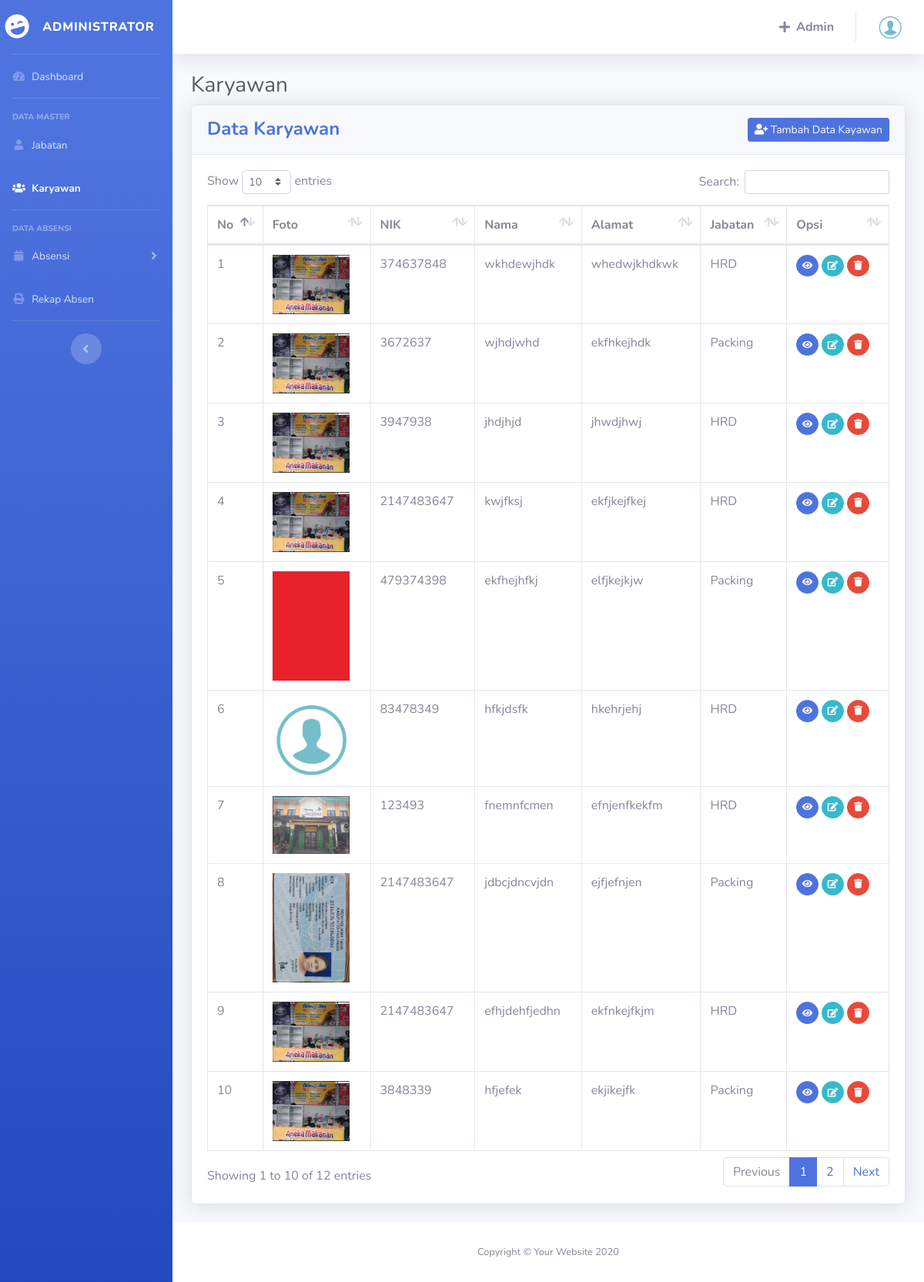
The app's page /karyawan/index.php (signed in) with its own data.
### tables this page shows
CREATE TABLE `karyawan` (
  `id_karyawan` int(11) NOT NULL,
  `nik` int(11) NOT NULL,
  `nama` varchar(100) NOT NULL,
  `ttl` date NOT NULL,
  `jk` varchar(100) NOT NULL,
  `alamat` varchar(250) NOT NULL,
  `notlp` int(11) NOT NULL,
  `kd_jabatan` varchar(100) NOT NULL,
  `tgl_pendaftaran` date NOT NULL,
  `agama` varchar(100) NOT NULL,
  `foto` text NOT NULL
);

CREATE TABLE `jabatan` (
  `kd_jabatan` varchar(100) NOT NULL,
  `nama_jabatan` varchar(50) NOT NULL
);

### karyawan/index.php (the view, shortened to what this page needs)
<?php
$header = 'karyawan';
include '../layout/header.php';
$batas = 4;
$halaman = isset($_GET['halaman']) ? (int)$_GET['halaman'] : 1;
$halaman_awal = ($halaman > 1) ? ($halaman * $batas) - $batas : 0;
if (isset($_POST['cari'])) {
    $cari = $_POST['nama'];
    $filter = mysqli_real_escape_string($koneski, $_POST['jabatan']);
    $query = mysqli_query($koneski, "SELECT * FROM karyawan INNER JOIN jabatan ON karyawan.kd_jabatan = jabatan.kd_jabatan WHERE nama like '%$cari%' OR karyawan.kd_jabatan = '$filter'");
} else {
    $query = mysqli_query($koneski, "SELECT * FROM karyawan INNER JOIN jabatan ON karyawan.kd_jabatan = jabatan.kd_jabatan");
}
$no = 1 + $halaman_awal;
?>
<div class="container-fluid">
    <h1 class="h3 mb-2 text-gray-800">Karyawan</h1>
    <div class="card shadow mb-4">
        <div class="card-header py-3">
            <h4 class="m-0 font-weight-bold text-primary">Data Karyawan
                <a class="btn btn-sm btn-primary float-right" href="tambah.php"><i class="fa fa-user-plus" aria-hidden="true"></i> Tambah
                    Data
                    Kayawan</a>
            </h4>
        </div>
        <div class="card-body">
            <div class="table-responsive">
                <table class="table table-bordered" width="100%" id="dataTable" cellspacing="0">
                    <thead>
                        <tr>
                            <th>No</th>
                            <th>Foto</th>
                            <th>NIK</th>
                            <th>Nama</th>
                            <th>Alamat</th>
                            <th>Jabatan</th>
                            <th>Opsi</th>
                        </tr>
                    </thead>
                    <tbody>
                        <?php while ($value = mysqli_fetch_array($query)) {
                        ?>
                            <tr>
                                <td><?= $no++; ?></td>
                                <td><img src="../Image/<?= $value['foto']; ?>" style="width: 100px;"></td>
                                <td><?= $value['nik']; ?></td>
                                <td><?= $value['nama']; ?></td>
                                <td><?= $value['alamat']; ?></td>
                                <td><?= $value['nama_jabatan']; ?></td>
                                <td>
                                    <a href="detail.php?nik=<?= $value['nik']; ?>" class="btn btn-primary btn-circle btn-sm">
                                        <i class="fa fa-eye"></i>
                                    </a>
                                    <a href="edit.php?id=<?= $value['id_karyawan']; ?>" class="btn btn-info btn-circle btn-sm">
                                        <i class="fa fa-edit"></i>
                                    </a>
                                    <a href="delete.php?id=<?= $value['id_karyawan']; ?>" class="btn btn-danger btn-circle btn-sm" onclick="return confirm('Yakin ingin menghapus ?')">
                                        <i class="fas fa-trash"></i>
                                    </a>
                                </td>
                            </tr>
                        <?php } ?>
                    </tbody>
                </table>
            </div>
        </div>
    </div>
</div>
<?php include '../layout/footer.php'; ?>

### layout/header.php (shortened to what this page needs)
<!DOCTYPE html>
<html lang="en">
<head>
    <link href="../vendor/fontawesome-free/css/all.min.css" rel="stylesheet" type="text/css">
    <link href="../css/sb-admin-2.min.css" rel="stylesheet">
    <link href="../vendor/datatables/dataTables.bootstrap4.min.css" rel="stylesheet">
</head>
<body id="page-top">
    <div id="wrapper">
        <ul class="navbar-nav bg-gradient-primary sidebar sidebar-dark accordion" id="accordionSidebar">
            <a class="sidebar-brand d-flex align-items-center justify-content-center" href="index.html">
                <div class="sidebar-brand-icon rotate-n-15">
                    <i class="fas fa-laugh-wink"></i>
                </div>
                <div class="sidebar-brand-text mx-3">Administrator</div>
            </a>
            <hr class="sidebar-divider my-0">
            <li class="nav-item <?php if ($header == "dashboard") {
                                    echo "active";
                                } ?>">
                <a class="nav-link" href="../dashboard/index.php">
                    <i class="fas fa-fw fa-tachometer-alt"></i>
                    <span>Dashboard</span></a>
            </li>
            <hr class="sidebar-divider">
            <div class="sidebar-heading">
                Data Master
            </div>
            <li class="nav-item <?php if ($header == "jabatan") {
                                    echo "active";
                                } ?>">
                <a class="nav-link" href="../jabatan/index.php">
                    <i class="fas fa-fw fa-user"></i>
                    <span>Jabatan</span></a>
            </li>
            <li class="nav-item <?php if ($header == "karyawan") {
                                    echo "active";
                                } ?>">
                <a class="nav-link" href="../karyawan/index.php">
                    <i class="fas fa-fw fa-users"></i>
                    <span>Karyawan</span></a>
            </li>
            <hr class="sidebar-divider">
            <div class="sidebar-heading">
                Data Absensi
            </div>
            <li class="nav-item <?php if ($header == "absensi") {
                                    echo "active";
                                } ?>">
                <a class="nav-link collapsed" href="#" data-toggle="collapse" data-target="#collapseTwo" aria-expanded="true" aria-controls="collapseTwo">
                    <i class="fas fa-fw fa-calendar"></i>
                    <span>Absensi</span>
                </a>
            </li>
            <li class="nav-item <?php if ($header == "rekap") {
                                    echo "active";
                                } ?>">
                <a class="nav-link" href="../rekap/index.php">
                    <i class="fas fa-fw fa-print"></i>
                    <span>Rekap Absen</span></a>
            </li>
            <hr class="sidebar-divider d-none d-md-block">
            <div class="text-center d-none d-md-inline">
                <button class="rounded-circle border-0" id="sidebarToggle"></button>
            </div>
        </ul>
        <div id="content-wrapper" class="d-flex flex-column">
            <div id="content">
                <nav class="navbar navbar-expand navbar-light bg-white topbar mb-4 static-top shadow">
                    <ul class="navbar-nav ml-auto">
                        <li class="nav-item">
                            <a class="nav-link" href="../admin/index.php">
                                <i class="fas fa-plus fa-faw text-gray-600"></i>
                                <span class="font-weight-bold text-gray-600"> &ensp;Admin </span>
                            </a>
                        </li>
                        <li class="nav-item dropdown no-arrow">
                            <a class="nav-link dropdown-toggle" href="#" id="userDropdown" role="button" data-toggle="dropdown" aria-haspopup="true" aria-expanded="false">
                                <img class="img-profile rounded-circle" src="../Image/default.png">
                            </a>
                        </li>
                    </ul>
                </nav>

### layout/footer.php (shortened to what this page needs)
</div>
<footer class="sticky-footer bg-white">
    <div class="container my-auto">
        <div class="copyright text-center my-auto">
            <span>Copyright &copy; Your Website 2020</span>
        </div>
    </div>
</footer>
</div>
</div>
</body>
</html>

### records on screen
karyawan: foto (picture), nik "374637848", nama "wkhdewjhdk", alamat "whedwjkhdkwk", kd_jabatan.nama_jabatan "HRD"
karyawan: foto (picture), nik "3672637", nama "wjhdjwhd", alamat "ekfhkejhdk", kd_jabatan.nama_jabatan "Packing"
karyawan: foto (picture), nik "3947938", nama "jhdjhjd", alamat "jhwdjhwj", kd_jabatan.nama_jabatan "HRD"
karyawan: foto (picture), nik "2147483647", nama "kwjfksj", alamat "ekfjkejfkej", kd_jabatan.nama_jabatan "HRD"
karyawan: foto (picture), nik "479374398", nama "ekfhejhfkj", alamat "elfjkejkjw", kd_jabatan.nama_jabatan "Packing"
karyawan: foto (picture), nik "83478349", nama "hfkjdsfk", alamat "hkehrjehj", kd_jabatan.nama_jabatan "HRD"
karyawan: foto (picture), nik "123493", nama "fnemnfcmen", alamat "efnjenfkekfm", kd_jabatan.nama_jabatan "HRD"
karyawan: foto (picture), nik "2147483647", nama "jdbcjdncvjdn", alamat "ejfjefnjen", kd_jabatan.nama_jabatan "Packing"
karyawan: foto (picture), nik "2147483647", nama "efhjdehfjedhn", alamat "ekfnkejfkjm", kd_jabatan.nama_jabatan "HRD"
karyawan: foto (picture), nik "3848339", nama "hfjefek", alamat "ekjikejfk", kd_jabatan.nama_jabatan "Packing"
